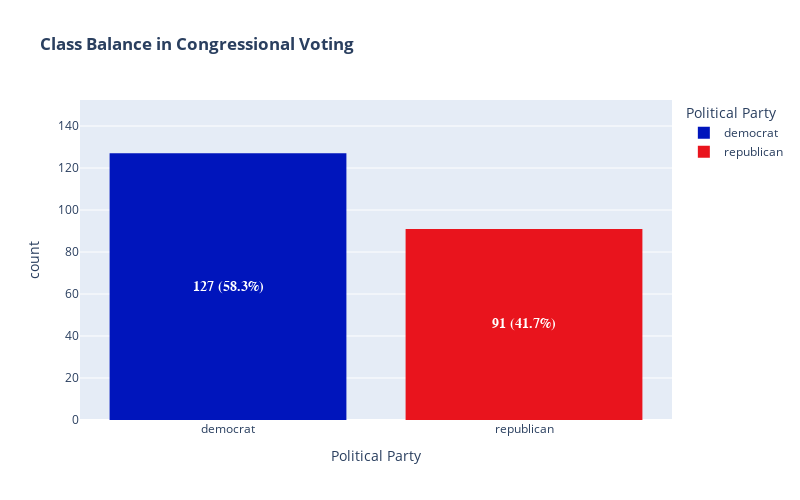

Notebook code cell kept with this figure:
### Code cell
plot_votes_class_balance(df_votings)

### Figure 1 — Plotly figure (JSON) as saved in the notebook; plotly's stock layout.template omitted (floating-point values rounded to 4 significant figures)
{"data": [{"bingroup": "x", "hovertemplate": "Political Party=%{x}<br>count=%{y}<extra></extra>", "legendgroup": "democrat", "marker": {"color": "#0015BC", "line": {"width": 0}, "pattern": {"shape": ""}}, "name": "democrat", "orientation": "v", "showlegend": true, "type": "histogram", "x": ["democrat", "democrat", "democrat", "democrat", "democrat", "democrat", "democrat", "democrat", "democrat", "democrat", "democrat", "democrat", "democrat", "democrat", "democrat", "democrat", "democrat", "democrat", "democrat", "democrat", "democrat", "democrat", "democrat", "democrat", "democrat", "democrat", "democrat", "democrat", "democrat", "democrat", "democrat", "democrat", "democrat", "democrat", "democrat", "democrat", "democrat", "democrat", "democrat", "democrat", "democrat", "democrat", "democrat", "democrat", "democrat", "democrat", "democrat", "democrat", "democrat", "democrat", "democrat", "democrat", "democrat", "democrat", "democrat", "democrat", "democrat", "democrat", "democrat", "democrat", "democrat", "democrat", "democrat", "democrat", "democrat", "democrat", "democrat", "democrat", "democrat", "democrat", "democrat", "democrat", "democrat", "democrat", "democrat", "democrat", "democrat", "democrat", "democrat", "democrat", "democrat", "democrat", "democrat", "democrat", "democrat", "democrat", "democrat", "democrat", "democrat", "democrat", "democrat", "democrat", "democrat", "democrat", "democrat", "democrat", "democrat", "democrat", "democrat", "democrat", "democrat", "democrat", "democrat", "democrat", "democrat", "democrat", "democrat", "democrat", "democrat", "democrat", "democrat", "democrat", "democrat", "democrat", "democrat", "democrat", "democrat", "democrat", "democrat", "democrat", "democrat", "democrat", "democrat", "democrat", "democrat", "democrat", "democrat"], "xaxis": "x", "yaxis": "y"}, {"bingroup": "x", "hovertemplate": "Political Party=%{x}<br>count=%{y}<extra></extra>", "legendgroup": "republican", "marker": {"color": "#E9141D", "line": {"width": 0}, "pattern": {"shape": ""}}, "name": "republican", "orientation": "v", "showlegend": true, "type": "histogram", "x": ["republican", "republican", "republican", "republican", "republican", "republican", "republican", "republican", "republican", "republican", "republican", "republican", "republican", "republican", "republican", "republican", "republican", "republican", "republican", "republican", "republican", "republican", "republican", "republican", "republican", "republican", "republican", "republican", "republican", "republican", "republican", "republican", "republican", "republican", "republican", "republican", "republican", "republican", "republican", "republican", "republican", "republican", "republican", "republican", "republican", "republican", "republican", "republican", "republican", "republican", "republican", "republican", "republican", "republican", "republican", "republican", "republican", "republican", "republican", "republican", "republican", "republican", "republican", "republican", "republican", "republican", "republican", "republican", "republican", "republican", "republican", "republican", "republican", "republican", "republican", "republican", "republican", "republican", "republican", "republican", "republican", "republican", "republican", "republican", "republican", "republican", "republican", "republican", "republican", "republican", "republican"], "xaxis": "x", "yaxis": "y"}], "layout": {"annotations": [{"align": "center", "font": {"color": "white", "family": "Arial Black", "size": 14}, "showarrow": false, "text": "<b>127 (58.3%)</b>", "x": "democrat", "y": 63.5}, {"align": "center", "font": {"color": "white", "family": "Arial Black", "size": 14}, "showarrow": false, "text": "<b>91 (41.7%)</b>", "x": "republican", "y": 45.5}], "barmode": "relative", "height": 500, "legend": {"title": {"text": "Political Party"}, "tracegroupgap": 0}, "title": {"text": "<b>Class Balance in Congressional Voting</b>"}, "uniformtext": {"minsize": 12, "mode": "hide"}, "width": 800, "xaxis": {"anchor": "y", "categoryarray": ["democrat", "republican"], "categoryorder": "array", "domain": [0, 1], "title": {"text": "Political Party"}}, "yaxis": {"anchor": "x", "domain": [0, 1], "range": [0, 152.4], "title": {"text": "count"}}}}
